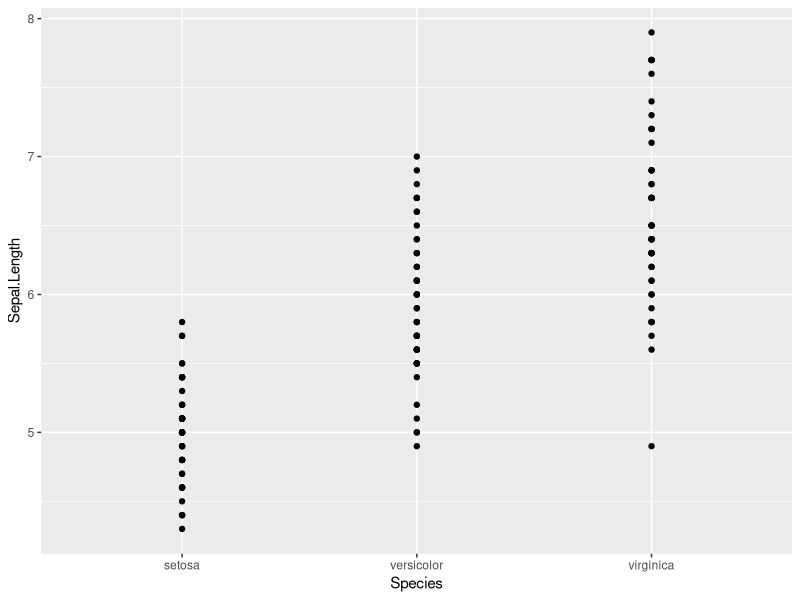
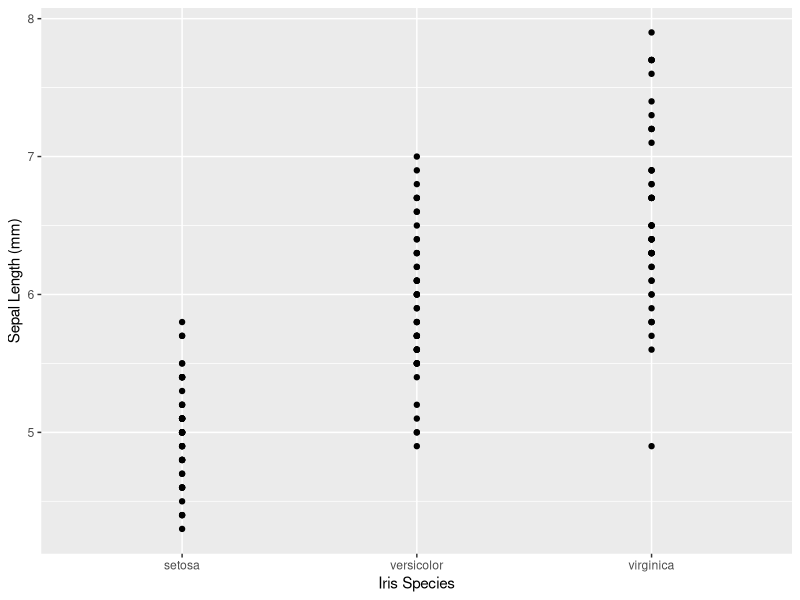
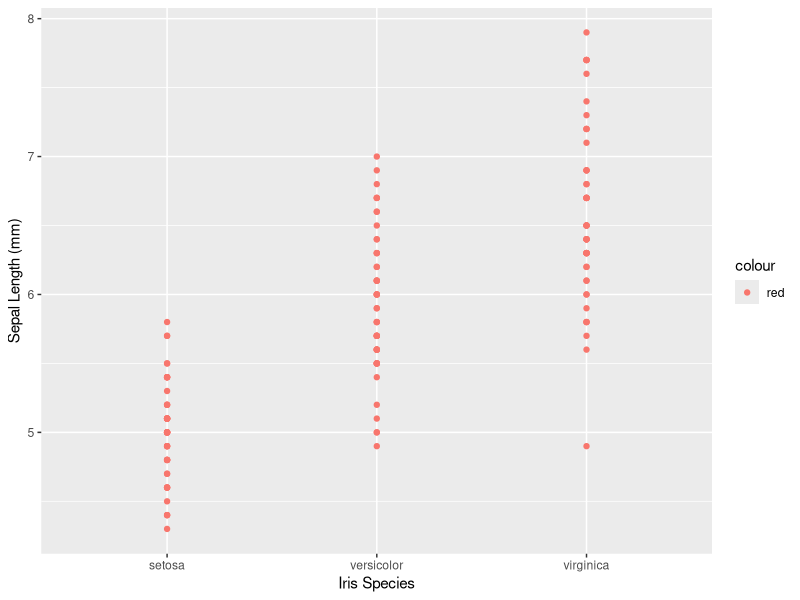
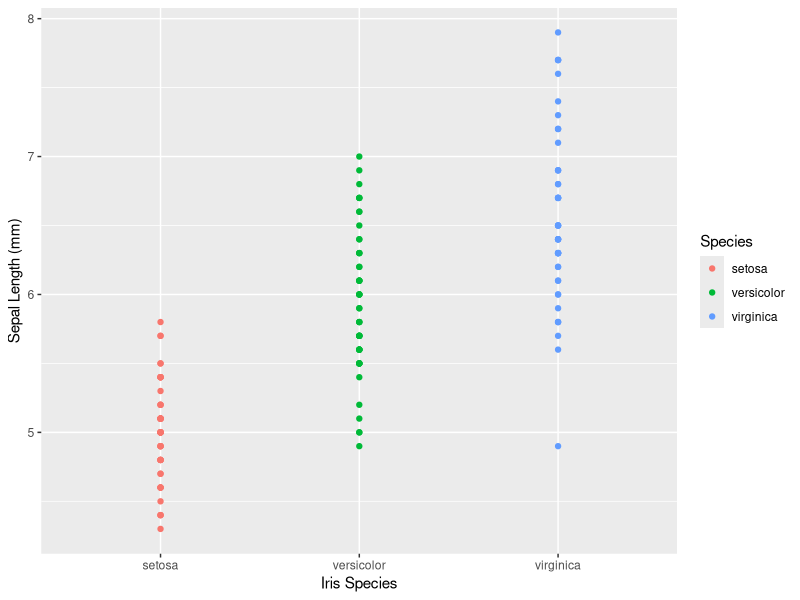
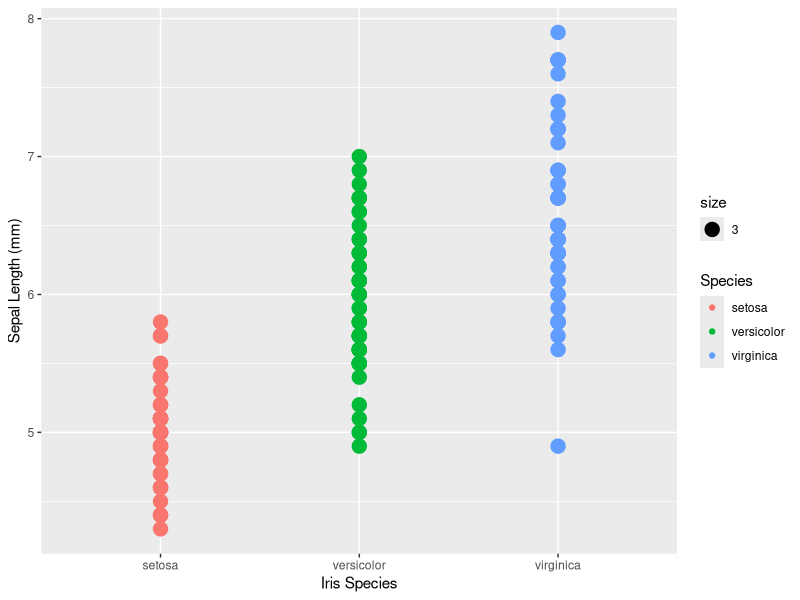
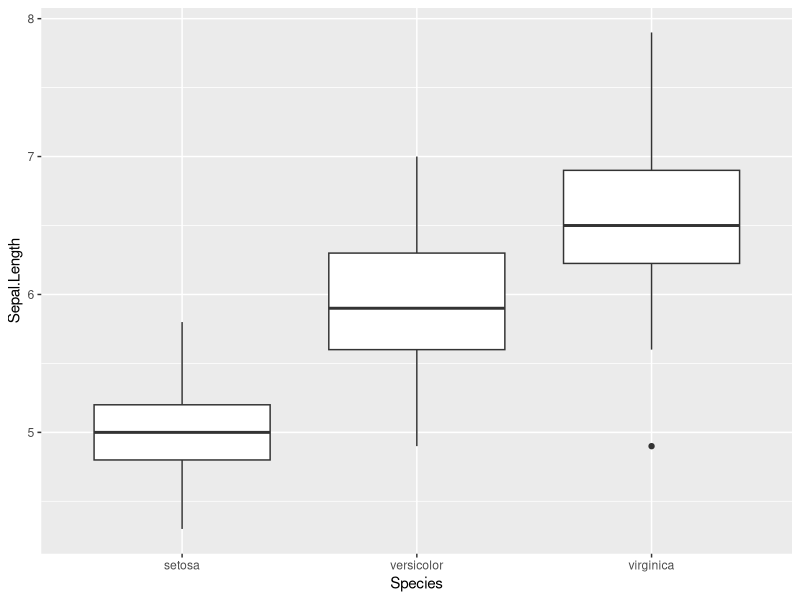
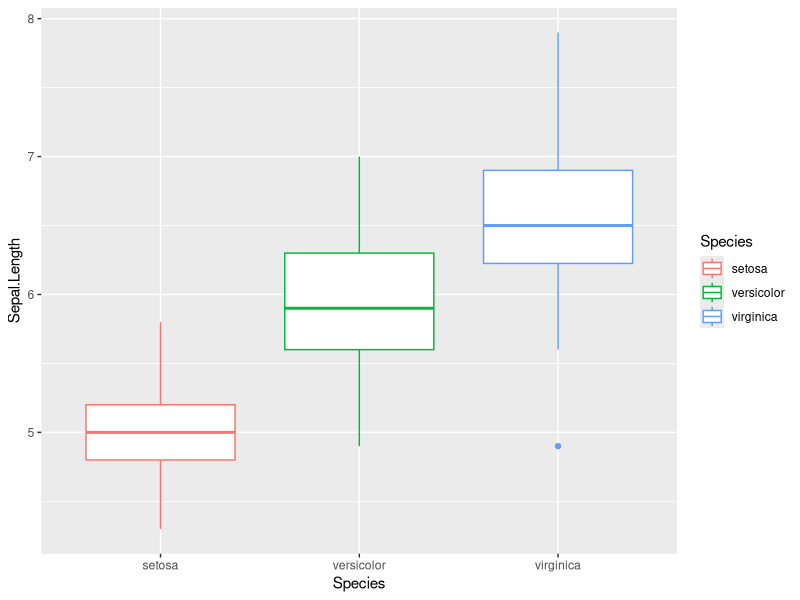
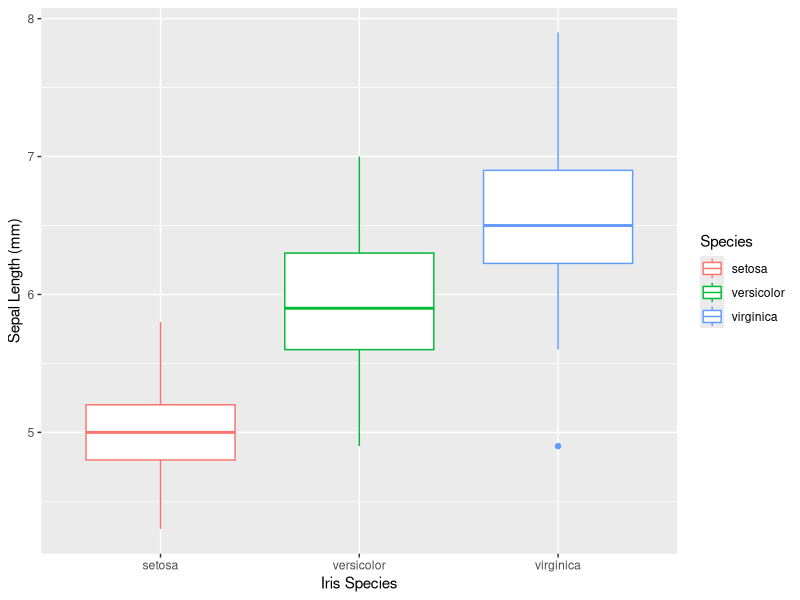

These charts were generated, in order, by the following R code:
## ---- chunk 1
knitr::opts_chunk$set(tidy = F, 
                      warning = F,
                      error = F,
                      message = F,
                      cache = F,
                      fig.margin = TRUE,
                      results="hide",
                      fig.width = 3,
                      fig.height = 2)
## ---- chunk 2
data(iris)
## ---- chunk 3
library(ggplot2)
library(cowplot)
## ---- chunk 4
qplot(y = Sepal.Length,
      x = Species,    
        data = iris) 
## ---- chunk 5
qplot(y = Sepal.Length,
      x = Species,    
        data = iris) +         # note the "+"
  xlab("Iris Species") +       # label for x axis
  ylab ("Sepal Length (mm)" )  # label for y axis

## ---- chunk 6
qplot(y = Sepal.Length,
      x = Species,    
        data = iris,
      color = "red") +
  xlab("Iris Species") +  
  ylab ("Sepal Length (mm)" )

## ---- chunk 7
#dopt w/color changes
qplot(y = Sepal.Length,
      x = Species,    
        data = iris,
      color = Species) +
  xlab("Iris Species") +  
  ylab ("Sepal Length (mm)")
## ---- chunk 8
#dopt w/color changes
qplot(y = Sepal.Length,
      x = Species,    
        data = iris,
      color = Species,
      size = 3) +
  xlab("Iris Species") +  
  ylab ("Sepal Length (mm)")

## ---- chunk 9
qplot(y = Sepal.Length,
      x = Species,    
        data = iris,
      geom = "boxplot") 
## ---- chunk 10
#dopt w/color changes
qplot(y = Sepal.Length,
      x = Species,    
        data = iris,
      geom = "boxplot",
      color = Species) 
## ---- chunk 11
qplot(y = Sepal.Length,
      x = Species,    
        data = iris,
      geom = "boxplot",
      color = Species) +
  xlab("Iris Species") +  
  ylab ("Sepal Length (mm)")
## ---- chunk 12
qplot(Petal.Length,
      data = iris)
## ---- chunk 13
qplot(Petal.Length,
      data = iris,
      fill = Species)
## ---- chunk 14
qplot(Petal.Length,
      data = iris,
      fill = Species) +  
  xlab ("Sepal Length (mm)")
  
## ---- chunk 15
qplot(Petal.Length,
      data = iris,
      fill = Species,
      facets = Species ~.) 
  
## ---- chunk 16
qplot(Petal.Length,
      data = iris,
      fill = Species,
      facets = Species ~.) +  
  xlab("Sepal Length (mm)")
  
## ---- chunk 17
qplot(Petal.Length,
      data = iris,
      fill = Species,
      main = "Iris species histograms",
      facets = Species ~.) +  
  xlab ("Sepal Length (mm)")
